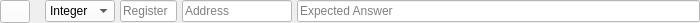
<?xml version="1.0" encoding="UTF-8"?>
<ui version="4.0">
 <class>RegOutputRow</class>
 <widget class="QWidget" name="RegOutputRow">
  <property name="geometry">
   <rect>
    <x>0</x>
    <y>0</y>
    <width>700</width>
    <height>23</height>
   </rect>
  </property>
  <property name="sizePolicy">
   <sizepolicy hsizetype="Preferred" vsizetype="Preferred">
    <horstretch>0</horstretch>
    <verstretch>0</verstretch>
   </sizepolicy>
  </property>
  <property name="minimumSize">
   <size>
    <width>0</width>
    <height>23</height>
   </size>
  </property>
  <property name="maximumSize">
   <size>
    <width>700</width>
    <height>23</height>
   </size>
  </property>
  <layout class="QHBoxLayout" name="horizontalLayout">
   <property name="spacing">
    <number>5</number>
   </property>
   <property name="leftMargin">
    <number>0</number>
   </property>
   <property name="topMargin">
    <number>0</number>
   </property>
   <property name="rightMargin">
    <number>0</number>
   </property>
   <property name="bottomMargin">
    <number>0</number>
   </property>
   <item>
    <widget class="QPushButton" name="DeleteButton">
     <property name="sizePolicy">
      <sizepolicy hsizetype="Minimum" vsizetype="Fixed">
       <horstretch>0</horstretch>
       <verstretch>0</verstretch>
      </sizepolicy>
     </property>
     <property name="minimumSize">
      <size>
       <width>0</width>
       <height>23</height>
      </size>
     </property>
     <property name="maximumSize">
      <size>
       <width>30</width>
       <height>23</height>
      </size>
     </property>
     <property name="font">
      <font>
       <family>Sans Serif</family>
       <pointsize>18</pointsize>
       <weight>50</weight>
       <italic>false</italic>
       <bold>false</bold>
       <strikeout>true</strikeout>
      </font>
     </property>
     <property name="styleSheet">
      <string notr="true">border-color: rgb(0, 0, 0);
background-color: rgb(255, 255, 255);
font: 18pt &quot;Sans Serif&quot;;
text-decoration: line-through;
text-decoration: line-through;
color: rgb(255, 0, 4);</string>
     </property>
     <property name="text">
      <string/>
     </property>
     <property name="icon">
      <iconset>
       <normaloff>Icons/remove.png</normaloff>Icons/remove.png</iconset>
     </property>
    </widget>
   </item>
   <item>
    <spacer name="horizontalSpacer">
     <property name="orientation">
      <enum>Qt::Horizontal</enum>
     </property>
     <property name="sizeType">
      <enum>QSizePolicy::Fixed</enum>
     </property>
     <property name="sizeHint" stdset="0">
      <size>
       <width>10</width>
       <height>20</height>
      </size>
     </property>
    </spacer>
   </item>
   <item>
    <widget class="QComboBox" name="type">
     <property name="maximumSize">
      <size>
       <width>70</width>
       <height>16777215</height>
      </size>
     </property>
     <property name="styleSheet">
      <string notr="true">background-color: rgb(255, 255, 255);
selection-background-color: rgb(232, 232, 232);
selection-color: rgb(118, 0, 1);</string>
     </property>
     <item>
      <property name="text">
       <string>Integer</string>
      </property>
     </item>
     <item>
      <property name="text">
       <string>Character</string>
      </property>
     </item>
     <item>
      <property name="text">
       <string>String</string>
      </property>
     </item>
    </widget>
   </item>
   <item>
    <widget class="QLineEdit" name="reg">
     <property name="maximumSize">
      <size>
       <width>57</width>
       <height>16777215</height>
      </size>
     </property>
     <property name="toolTip">
      <string>&lt;html&gt;&lt;head/&gt;&lt;body&gt;&lt;p&gt;The register where the solution is expected&lt;/p&gt;&lt;/body&gt;&lt;/html&gt;</string>
     </property>
     <property name="styleSheet">
      <string notr="true">background-color: rgb(255, 255, 255);</string>
     </property>
     <property name="maxLength">
      <number>2</number>
     </property>
     <property name="placeholderText">
      <string>Register</string>
     </property>
    </widget>
   </item>
   <item>
    <widget class="QLineEdit" name="address">
     <property name="maximumSize">
      <size>
       <width>110</width>
       <height>16777215</height>
      </size>
     </property>
     <property name="toolTip">
      <string>&lt;html&gt;&lt;head/&gt;&lt;body&gt;&lt;p&gt;The address in memory where a solution is expected to be&lt;/p&gt;&lt;/body&gt;&lt;/html&gt;</string>
     </property>
     <property name="styleSheet">
      <string notr="true">background-color: rgb(255, 255, 255);</string>
     </property>
     <property name="placeholderText">
      <string>Address</string>
     </property>
    </widget>
   </item>
   <item>
    <widget class="QLineEdit" name="CorrectAnswer">
     <property name="toolTip">
      <string>&lt;html&gt;&lt;head/&gt;&lt;body&gt;&lt;p&gt;The expected solution &lt;/p&gt;&lt;p&gt;(please do not use quotation marks as these will be deleted)&lt;/p&gt;&lt;/body&gt;&lt;/html&gt;</string>
     </property>
     <property name="styleSheet">
      <string notr="true">background-color: rgb(255, 255, 255);</string>
     </property>
     <property name="placeholderText">
      <string>Expected Answer</string>
     </property>
    </widget>
   </item>
  </layout>
 </widget>
 <resources/>
 <connections/>
</ui>
